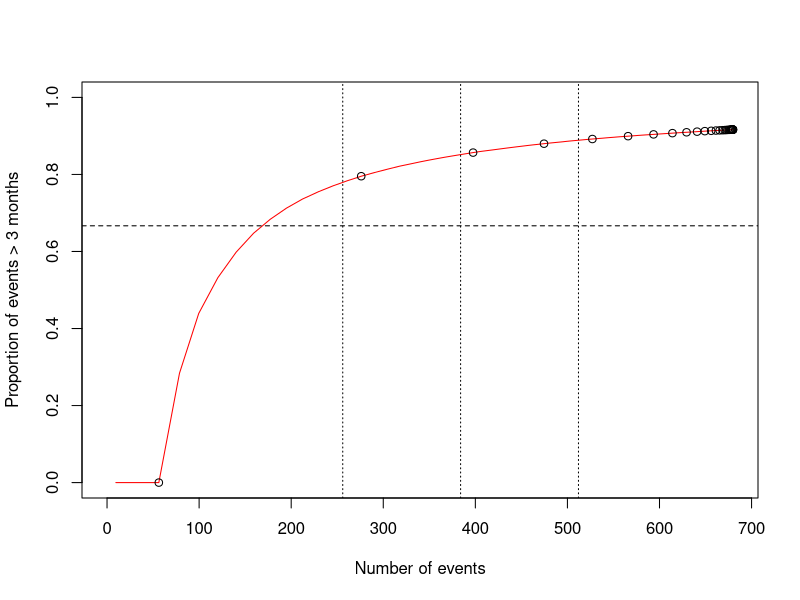
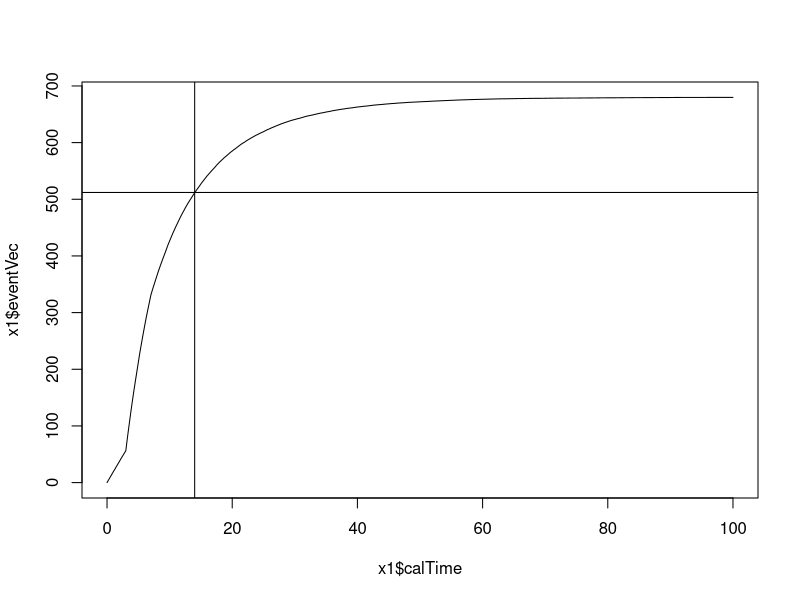

Generate these figures, in order, with R:

# lambdac <- log(2)/12
# HR1 <- 0.75
# T1 <- 0
# HR2 <- 0.75
# numPatients <- 340
# recTime <- 34

lambdac <- log(2)/24
T1 <- 3
HR1 <- 5
T2 <- 7
HR2 <- 2.5
recTime <- 0

numPatients <- 340

# generateData <- function(lambdac, HR1, T1, HR2, numPatients, recTime) {
#   CP <- exp(-lambdac*HR1*T1)
#   u <- runif(numPatients)
#   controlData <- -log(u)/lambdac
#   u <- runif(numPatients)
#   treatmentData <- ifelse(u>CP, -log(u)/(lambdac*HR1), (1/(lambdac*HR2))*(lambdac*HR2*T1-log(u)-lambdac*HR1*T1))
#   dataCombined <- data.frame(time = c(controlData, treatmentData), group = c(rep("Control", numPatients), rep("Treatment", numPatients)))
#   dataCombined$recTime <- runif(numPatients*2, min = 0, max = recTime)
#   dataCombined$pseudo_time <- dataCombined$time + dataCombined$recTime
#   return(dataCombined)
# }

generateDataPiecewise <- function(lambdac, HR1, HR2, T1, T2, numPatients, recTime){
  CP1 <- exp(-lambdac*T1)
  CP2 <- exp(-lambdac*T1 - lambdac*HR1*(T2-T1))
  u <- runif(numPatients)
  controlData <- ifelse(u>CP1, -log(u)/lambdac, (1/(lambdac*HR1))*(lambdac*HR1*T1-log(u)-lambdac*T1))
  u <- runif(numPatients)
  treatmentData <- ifelse(u>CP1, -log(u)/lambdac, ifelse(u<CP2, (1/(lambdac*HR2))*(lambdac*HR2*T2-log(u)-lambdac*T1-lambdac*HR1*(T2-T1)), (1/(lambdac*HR1))*(lambdac*HR1*T1-log(u)-lambdac*T1)))
  dataCombined <- data.frame(time = c(controlData, treatmentData), group = c(rep("Control", numPatients), rep("Treatment", numPatients)))
  dataCombined$recTime <- runif(numPatients*2, min = 0, max = recTime)
  dataCombined$pseudo_time <- dataCombined$time + dataCombined$recTime
  return(dataCombined)
}


# Function to perform censoring and analysis
censFunc <- function(dataset, censTime) {
  
  # Censor the observations
  dataset$status <- as.integer(dataset$pseudo_time <= censTime)
  
  # Only include patients enrolled by the censoring time
  dataset <- dataset[dataset$recTime <= censTime, ]
  
  # Calculate survival time
  dataset$survival_time <- ifelse(dataset$status == 1, dataset$time, censTime - dataset$recTime)
  
  sampleSize <- nrow(dataset)
  
  return(list(dataCombined = dataset, censTime = censTime, sampleSize = sampleSize))
}


propEventFunc <- function(lambdac, HR1, HR2, T1, T2, numPatients, recTime){
  # Set parameters
  numSimulations <- 100
  calTime <- seq(0, 100, by = 0.25)
  
  # Initialize an empty matrix for storing results
  eventMatrix <- matrix(NA, nrow = numSimulations, ncol = length(calTime))
  
  # Simulate data and fill in the matrix
  for (k in 1:numSimulations) {
    dataCombined <- generateDataPiecewise(lambdac, HR1, HR2, T1, T2, numPatients, recTime)
    eventMatrix[k,] <- sapply(calTime, function(t) sum(dataCombined$pseudo_time < t))
  }
  
  # Calculate mean for each column
  eventVec <- colMeans(eventMatrix)
  
  
  propMatrix <- matrix(NA, nrow = numSimulations, ncol = length(calTime))
  
  for (k in 1:numSimulations){
    
    # Assuming dataCombined$pseudo_time is a vector of pseudo times
    dataCombined <- generateDataPiecewise(lambdac, HR1, HR2, T1, T2, numPatients, recTime)
    
    # Create a function for the inner loop to avoid unnecessary copying
    censFuncInner <- function(data, threshold) {
      newDataCombined <- censFunc(data, threshold)$dataCombined
      newDataCombined <- newDataCombined[newDataCombined$status == 1, ]
      mean(newDataCombined$survival_time > 3)
    }
    
    # Use sapply for vectorized calculations
    propMatrix[k,] <- sapply(calTime, censFuncInner, data = dataCombined)
    
  }
  
  # Calculate mean for each column
  eventProp <- colMeans(propMatrix)
  
  return(list(eventProp = eventProp, eventVec = eventVec, calTime = calTime))
  
}


x1 <- propEventFunc(lambdac, HR1, HR2, T1, T2, numPatients, recTime)
plotTime <- seq(1, 401, by = 12)
plot(x1$eventVec, x1$eventProp, type = "l", ylim = c(0, 1), xlab = "Number of events", 
     ylab = "Proportion of events > 3 months", col = "red")
points(x1$eventVec[plotTime], x1$eventProp[plotTime])
abline(h = 2/3, lty = 2)
abline(v = 512*0.5, lty = 3)
abline(v = 512*0.75, lty = 3)
abline(v = 512, lty = 3)

plot(x1$calTime, x1$eventVec, type = "l")
abline(v = 14)
abline(h = 512)

# x1 <- propEventFunc(lambdac, HR1, T1, HR2, numPatients, 0)
# x2 <- propEventFunc(lambdac, HR1, T1, HR2, numPatients, 12)
# x3 <- propEventFunc(lambdac, HR1, T1, HR2, numPatients, 34)
# x4 <- propEventFunc(lambdac, HR1, T1, HR2, numPatients, 60)
# 
# plot(x1$calTime, x1$eventVec, type = "l", xlab = "Calendar time", ylab = "Number of events")
# lines(x2$calTime, x2$eventVec, lty = 2, col = "blue")
# lines(x3$calTime, x3$eventVec, lty = 3, col = "red")
# lines(x4$calTime, x4$eventVec, lty = 4, col = "green")
# legend("bottomright", legend = c("R = 0", "R = 12", "R = 34", "R = 60"), col = c("black", "blue", "red", "green"), lty = 1:4)
# 
# plot(x1$calTime, x1$eventProp, type = "l", xlab = "Calendar time", ylab = "Proportion of events > 3 months")
# lines(x2$calTime, x2$eventProp, lty = 2, col = "blue")
# lines(x3$calTime, x3$eventProp, lty = 3, col = "red")
# lines(x4$calTime, x4$eventProp, lty = 4, col = "green")
# legend("bottomright", legend = c("R = 0", "R = 12", "R = 34", "R = 60"), col = c("black", "blue", "red", "green"), lty = 1:4)
# abline(h = 2/3, lty = 2)
# 
# 
# plot(x1$eventVec, x1$eventProp, type = "l", ylim = c(0, 1), xlab = "Number of events", ylab = "Proportion of events > 3 months")
# lines(x2$eventVec, x2$eventProp, col = "blue", lty = 2)
# lines(x3$eventVec, x3$eventProp, col = "red", lty = 3)
# lines(x4$eventVec, x4$eventProp, col = "green", lty = 4)
# legend("bottomright", legend = c("R = 0", "R = 12", "R = 34", "R = 60"), col = c("black", "blue", "red", "green"), lty = 1:4)
# abline(h = 2/3, lty = 2)
# abline(v = 512*0.5, lty = 3)
# abline(v = 512*0.75, lty = 3)
# abline(v = 512, lty = 3)
# 
# 
# 
# 
# 
# 
# 
# 
# 
# 
# 
# 
# 
